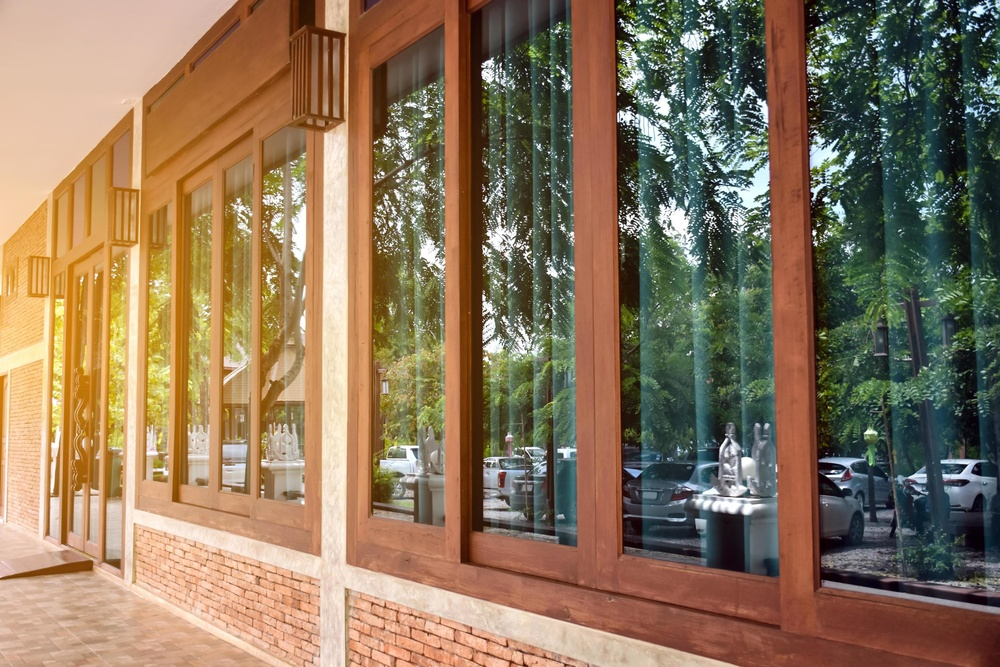
#> input picture Hw2Files/sideImage.jpg, 1000 x 667 px, shrunk from 2940 x 1960 before the run
$ python hw2q1.py
#> lines starting #> are read from the running program, lines starting #| are printed output that depends on the picture
import numpy as np
import cv2
import matplotlib.pyplot as plt
from skimage import transform

def findHomography(sidePoints, flatPoints):
    #Create the A matrix and find the homography by SVD
    A = []
    for i in range(len(sidePoints)):
        x, y = sidePoints[i][0], sidePoints[i][1]
        u, v = flatPoints[i][0], flatPoints[i][1]
        A.append([-x, -y, -1, 0, 0, 0, u*x, u*y, u])
        A.append([0, 0, 0, -x, -y, -1, v*x, v*y, v])

    A = np.array(A)
    U, S, VT = np.linalg.svd(A)
    L = VT[-1, :] / VT[-1, -1]
    Homography = L.reshape(3, 3)
    return Homography


def warpImage(image, homography, output_shape):
    #Warp the image
    return transform.warp(image, np.linalg.inv(homography), output_shape=output_shape)

def main ():
    #import side view of image and select 4 points
    sideImage = cv2.imread('sideImage.jpg')
#> sideImage is the input picture: shape (667, 1000, 3); mean B, G, R 91.2, 117.5, 140.3
    sideImagegrey = cv2.cvtColor(sideImage, cv2.COLOR_BGR2GRAY)
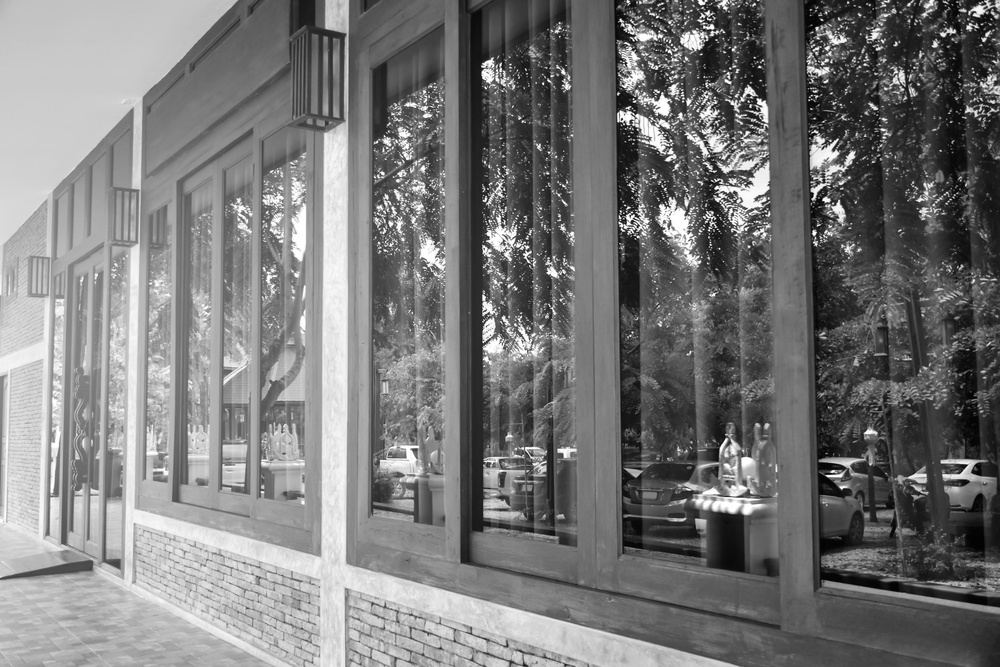
#> sideImagegrey: shape (667, 1000); min 0, max 255, mean 121.3

    plt.imshow(sideImagegrey, cmap = 'gray')
    plt.title('Select 4 points')
#> (the run stopped early here; a loop or call above may not have finished)
